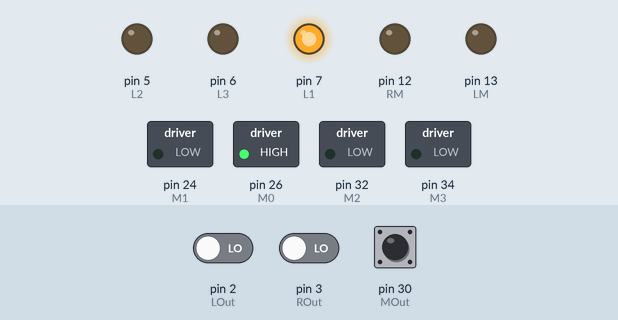
Bench run of a sketch on a simulated Arduino Mega 2560, built with avr-gcc and run on an emulated ATmega2560. Shown: switched loads named in the sketch (green lamp = pin HIGH), output pins drawn as LEDs (lit = HIGH). The test bench sets the inputs (shaded band); at power-on: pin 30 (MOut) LOW, pin 2 (LOut) LOW, pin 3 (ROut) LOW. Pins used as bus, display or sensor lines are not drawn.

Above: at 1.2 s.
1.3 s: pin 30 (MOut) pulsed HIGH 5 times (0.12 s each, 0.3 s apart)
At 3.0 s:
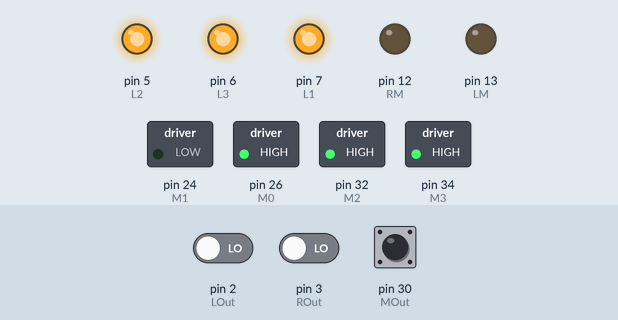
At 6.6 s:
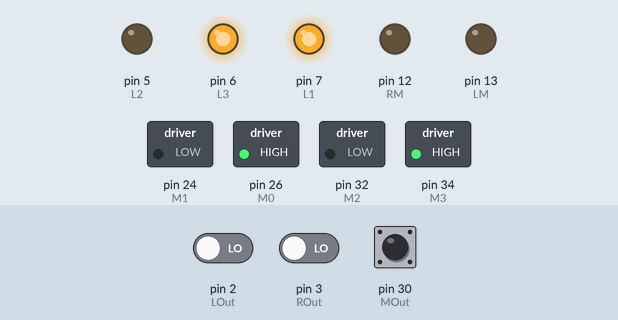
Timing chart, 0 to 10.5 s (numbered marks = the images above; inputs shaded):
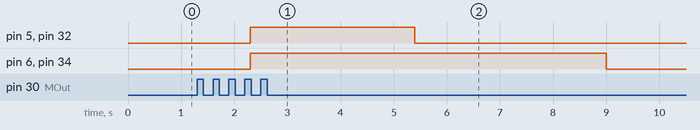

The sketch:

testlight.ino
```cpp
//---Pin define---//
// Left
#define L0 1
#define L1 7
#define L2 5
#define L3 6
#define LOut 2
// Right
#define R0 A4
#define R1 A3
#define R2 A2
#define R3 A1
#define ROut 3
// Middle
#define M0 26
#define M1 24
#define M2 32
#define M3 34
#define MOut 30
// Motor
#define RE 10
#define RM 12
#define LE 11
#define LM 13
//---------------//
int frequency = 0;
int Lrgb[3]={0};
int Rrgb[3]={0};
int Mrgb[3]={0};
int fre = 0;
bool lwarning = false; // init is not yellow
bool rwarning = false; // init is not yellow
bool mwarning = false; //init is yellow
//set up tcs3200 sensor
void LightInit(int mode)
{
  pinMode(L0, OUTPUT);
  pinMode(L1, OUTPUT);
  pinMode(L2, OUTPUT);
  pinMode(L3, OUTPUT);
  pinMode(LOut, INPUT);

  pinMode(R0, OUTPUT);
  pinMode(R1, OUTPUT);
  pinMode(R2, OUTPUT);
  pinMode(R3, OUTPUT);
  pinMode(ROut, INPUT);

  pinMode(M0, OUTPUT);
  pinMode(M1, OUTPUT);
  pinMode(M2, OUTPUT);
  pinMode(M3, OUTPUT);
  pinMode(MOut, INPUT);

  pinMode(RM, OUTPUT);
  pinMode(LM, OUTPUT);
  digitalWrite(RE,LOW);
  digitalWrite(LE,LOW);

  if (mode == 1){  // Setting frequency-scaling to 2%
    digitalWrite(L0,LOW);
    digitalWrite(L1,HIGH);
    digitalWrite(R0,LOW);
    digitalWrite(R1,HIGH);
    digitalWrite(M0,LOW);
    digitalWrite(M1,HIGH);
  }
  else if (mode == 2){ // Setting frequency-scaling to 20%
    digitalWrite(L0,HIGH);
    digitalWrite(L1,LOW);
    digitalWrite(R0,HIGH);
    digitalWrite(R1,LOW);
    digitalWrite(M0,HIGH);
    digitalWrite(M1,LOW);
  }
  else if (mode == 3){ // Setting frequency-scaling to 100%
    digitalWrite(L0,HIGH);
    digitalWrite(L1,HIGH);
    digitalWrite(R0,HIGH);
    digitalWrite(R1,HIGH);
    digitalWrite(M0,HIGH);
    digitalWrite(M1,LOW);
  }
  else { // Setting Power down
    digitalWrite(L0,LOW);
    digitalWrite(L1,LOW);
    digitalWrite(R0,LOW);
    digitalWrite(R1,LOW);
    digitalWrite(M0,HIGH);
    digitalWrite(M1,LOW);
  }
}

void MotorDirection(int mode)
{
  switch (mode)
  {
    case 0: // stop
           digitalWrite(RE,LOW);
           digitalWrite(LE,LOW);
           break;
    case 1: // foward
           digitalWrite(RE,HIGH);
           digitalWrite(RM,LOW);
           digitalWrite(LE,HIGH);
           digitalWrite(LM,LOW);
           break;
    case 2: // backward
           digitalWrite(RE,HIGH);
           digitalWrite(RM,HIGH);
           digitalWrite(LE,HIGH);
           digitalWrite(LM,HIGH);
           break;
    case 3: // turn left
          digitalWrite(RE,LOW);
          digitalWrite(LE,HIGH);
          digitalWrite(LM,LOW);
          break;
    case 4: //turn right
          digitalWrite(RE,HIGH);
          digitalWrite(RM,LOW);
          digitalWrite(LE,LOW);
          break;
    case 5: //turn left back
          digitalWrite(RE,LOW);
          digitalWrite(LE,HIGH);
          digitalWrite(LM,HIGH);
          break;
    case 6: //turn right back
          digitalWrite(RE,HIGH);
          digitalWrite(RM,HIGH);
          digitalWrite(LE,LOW);
          break;
  }
}

void ReadRGB()
{
  //reset left and right warning flag
  lwarning = false;
  rwarning = false;
  mwarning = false;
  // Setting red filtered photodiodes to be read
  digitalWrite(L2,LOW);
  digitalWrite(L3,LOW);
  digitalWrite(R2,LOW);
  digitalWrite(R3,LOW);
  digitalWrite(M2,LOW);
  digitalWrite(M3,LOW);
  // Reading the output frequency
  Lrgb[0] = pulseIn(LOut, LOW);
  Rrgb[0] = pulseIn(ROut, LOW);
  Mrgb[0] = pulseIn(MOut, LOW);
  // Printing the value on the serial monitor
//  Serial.print("R= ");//printing name
//  Serial.print(Lrgb[0]);//printing RED color frequency
//  Serial.print("  ");
//  Serial.print(Rrgb[0]);
//  Serial.print("  ");
  delay(100);

  // Setting Green filtered photodiodes to be read
  digitalWrite(L2,HIGH);
  digitalWrite(L3,HIGH);
  digitalWrite(R2,HIGH);
  digitalWrite(R3,HIGH);
  digitalWrite(M2,HIGH);
  digitalWrite(M3,HIGH);
  // Reading the output frequency
  Lrgb[1] = pulseIn(LOut, LOW);
  Rrgb[1] = pulseIn(ROut, LOW);
  Mrgb[1] = pulseIn(MOut, LOW);
  // Printing the value on the serial monitor
//  Serial.print("G= ");//printing name
//  Serial.print(Lrgb[1]);//printing RED color frequency
//  Serial.print("  ");
//  Serial.print(Rrgb[1]);
//  Serial.print("  ");
  delay(100);

  // Setting Blue filtered photodiodes to be read
  digitalWrite(L2,LOW);
  digitalWrite(L3,HIGH);
  digitalWrite(R2,LOW);
  digitalWrite(R3,HIGH);
  digitalWrite(M2,LOW);
  digitalWrite(M3,HIGH);
  // Reading the output frequency
  Lrgb[2] = pulseIn(LOut, LOW);
  Rrgb[2] = pulseIn(ROut, LOW);
  Mrgb[2] = pulseIn(MOut, LOW);
  // Printing the value on the serial monitor
//  Serial.print("B= ");//printing name
//  Serial.print(Lrgb[2]);//printing RED color frequency
//  Serial.print("  ");
//  Serial.print(Rrgb[2]);
//  Serial.println("  ");
  delay(100);

  //ground color rnage --> yellow
  if ((Lrgb[0] > 20) && (Lrgb[0] <83) && (Lrgb[1] > 60) && (Lrgb[1] < 92) && (Lrgb[2] > 80) && (Lrgb[2] <147))
    lwarning = true;
  else
    lwarning = false;
  if ((Rrgb[0] > 20) && (Rrgb[0] <83) && (Rrgb[1] > 60) && (Rrgb[1] < 92) && (Rrgb[2] > 80) && (Rrgb[2] <147))
    rwarning = true;
  else
    rwarning = false;
  //ground color rnage --> white
  if ((Mrgb[0] > 20) && (Mrgb[0] <83) && (Mrgb[1] > 60) && (Mrgb[1] < 92) && (Mrgb[2] > 80) && (Mrgb[2] <147))
    mwarning = false;
  else
    mwarning = true;
}
void colorcheck()
{
  Serial.print("Middle side=");
  Serial.print(Mrgb[0]);
  Serial.print("  ");
  Serial.print(Mrgb[1]);
  Serial.print("  ");
  Serial.print(Mrgb[2]);
  Serial.print("  ");
  Serial.println(mwarning);

  Serial.print("Left side=");
  Serial.print(Lrgb[0]);
  Serial.print("  ");
  Serial.print(Lrgb[1]);
  Serial.print("  ");
  Serial.print(Lrgb[2]);
  Serial.print("  ");
  Serial.println(lwarning);

  Serial.print("Right side=");
  Serial.print(Rrgb[0]);
  Serial.print("  ");
  Serial.print(Rrgb[1]);
  Serial.print("  ");
  Serial.print(Rrgb[2]);
  Serial.print("  ");
  Serial.println(rwarning);
}
//--------main----------//
void setup()
{
  LightInit(3);
  Serial.begin(9600);
}

void loop()
{
  ReadRGB();
//colorcheck(); // check color range
  if (!mwarning) // middle sensor is on lane car foward
  {
    MotorDirection(1); // forwording
    if (rwarning){ // right turn
      MotorDirection(4); // left wheel move
    }
    else if (lwarning){ // left turn
      MotorDirection(3); // right wheel move
    }
  }
  else if (mwarning) // middle out of lane
  {
    MotorDirection(0);
    delay(500);
  }
}
//---------------------//
```
